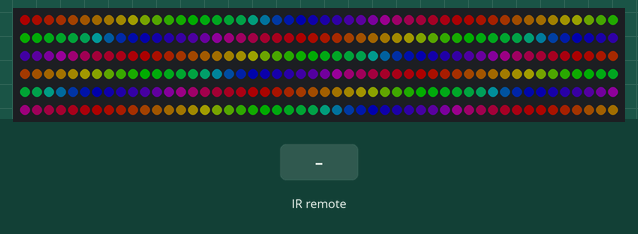
This sketch was run on a simulated Arduino Uno, built with avr-gcc and run on an emulated ATmega328P. Shown: 300 RGB LEDs in strip order, left to right, continuing on the next row. The test bench sets the inputs (shaded band). Dim RGB values are drawn brighter than linear; what the sketch prints to the serial monitor is not drawn.

Above: at 4.2 s.
4.3 s: infrared code 0xFF38C7 received
Timing chart, 0 to 7.3 s (numbered marks = the images above; inputs shaded):
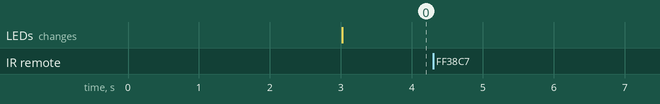

The sketch:

10-5-2023.ino
```cpp
#include <FastLED.h>
#include <IRremote.h>
//#include <ArduinoSTL.h> // Include the ArduinoSTL library
//#include <map>

// Define the IR receiver pin
const int IR_PIN = 2;

// Define the IR receiver object
IRrecv irrecv(IR_PIN);

// Function pointer type for IR functions
typedef void (*IRFunction)();


#define DATA_PIN    5
//#define CLK_PIN   4
#define LED_TYPE    WS2811
#define COLOR_ORDER GRB
#define NUM_LEDS    300
CRGB leds[NUM_LEDS];

#define BRIGHTNESS          50 //don't set over 150: 10,000 mA/300 LED = 33.3 mA -- > < 170 brightness (keep it below 150 for safety): note, setting above 50 will cause color to fade over length of strip

#define FRAMES_PER_SECOND  30

int CURR_BRIGHTNESS   =    15;
String receivedSignal = "";
decode_results results;

void setup() {

  delay(3000); // 3 second delay for recovery

  Serial.begin(9600);
  //Serial.begin(9600);
  //irrecv.enableIRIn();

  // tell FastLED about the LED strip configuration
  FastLED.addLeds<LED_TYPE,DATA_PIN,COLOR_ORDER>(leds, NUM_LEDS).setCorrection(TypicalLEDStrip);
  //FastLED.addLeds<LED_TYPE,DATA_PIN,CLK_PIN,COLOR_ORDER>(leds, NUM_LEDS).setCorrection(TypicalLEDStrip);

  // set master brightness control
  FastLED.setBrightness(BRIGHTNESS);
  rainbow();
  FastLED.show();
  //IRloop();
}

void IRloop() {
  delay(1000);
  Serial.println("starting IR loop");
  //boolean didFind = false;

  irrecv.enableIRIn();

  while (!irrecv.decode(&results)) {

  }
  Serial.println("IR received");
  receivedSignal = String(irrecv.decodedIRData.decodedRawData, HEX);
  //String signal = String(irrecv.decodedIRData.decodedRawData)
  char* hexString = irrecv.decodedIRData.decodedRawData;

  int numSig = 0;
  Serial.println(irrecv.decodedIRData.decodedRawData);
  Serial.println(hexString);
  receivedSignal.toUpperCase(); // Convert to uppercase
  Serial.println(receivedSignal);
  if (receivedSignal.length() == 100) {
    Serial.println(receivedSignal);
    Serial.println("found Signal");
    //doSomething(receivedSignal);
    return;
  }
  doSomething(receivedSignal, numSig);
  Serial.println("no valid signal");


}

uint8_t gHue = 0; // rotating "base color" used by many of the patterns

void doSomething(String receivedSIgnal, int numSig) {
  Serial.println("doing something");
  Serial.println(numSig);
  if (numSig == 3208707840){
    Serial.println("off button");
    delay(3000);
  }

  if (receivedSignal.equals("BF40FF00")) {    //Power button
      if (CURR_BRIGHTNESS == 0) {
        CURR_BRIGHTNESS = BRIGHTNESS;
      }
      else{
        CURR_BRIGHTNESS = 0;
      }
      FastLED.setBrightness(CURR_BRIGHTNESS);
      FastLED.show();
    }

    else if (receivedSignal.equals("A35CFF00")){  //Brightness up
      if (CURR_BRIGHTNESS < BRIGHTNESS-9){
        CURR_BRIGHTNESS += 10;
        FastLED.setBrightness(CURR_BRIGHTNESS);
        FastLED.show();
      }
    }

    else if (receivedSignal.equals("A25DFF00")){  //Brightness down
      if (CURR_BRIGHTNESS > 9){
        CURR_BRIGHTNESS -= 10;
        FastLED.setBrightness(CURR_BRIGHTNESS);
        FastLED.show();
      }
    }

    else if (receivedSignal.equals("E31CFF00")){  //yellow orange
       //warm();
       //FastLED.show();
       Serial.println("hello");
    }
}

void loop() {
  // Check if the IR receiver has received a signal
  //delay(1000);
  //IRloop();
  if (irrecv.decode(&results)){
        Serial.println(results.value);
        switch(results.value){
          case 0xFF38C7: //Keypad button "5"
          Serial.println("press 1");
          }

        switch(results.value){
          case 0xFF18E7: //Keypad button "2"
          Serial.println("press 2");
          }

        irrecv.resume();
    }
  /*


  Serial.println("loop function");
  if (irrecv.decode()) {
    receivedSignal = String(irrecv.decodedIRData.decodedRawData, HEX);
    receivedSignal.toUpperCase(); // Convert to uppercase
    if (receivedSignal.length() == 8) {
      Serial.println(receivedSignal);
    }

    if (receivedSignal.equals("BF40FF00")) {    //Power button
      if (CURR_BRIGHTNESS == 0) {
        CURR_BRIGHTNESS = BRIGHTNESS;
      }
      else{
        CURR_BRIGHTNESS = 0;
      }
      FastLED.setBrightness(CURR_BRIGHTNESS);
      FastLED.show();
    }

    else if (receivedSignal.equals("A35CFF00")){  //Brightness up
      if (CURR_BRIGHTNESS < BRIGHTNESS-9){
        CURR_BRIGHTNESS += 10;
        FastLED.setBrightness(CURR_BRIGHTNESS);
        FastLED.show();
      }
    }

    else if (receivedSignal.equals("A25DFF00")){  //Brightness down
      if (CURR_BRIGHTNESS > 9){
        CURR_BRIGHTNESS -= 10;
        FastLED.setBrightness(CURR_BRIGHTNESS);
        FastLED.show();
      }
    }

    else if (receivedSignal.equals("E31CFF00")){  //yellow orange
       //warm();
       //FastLED.show();
       Serial.println("hello");
    }

    irrecv.resume();

  }

  //rainbow();
  // send the 'leds' array out to the actual LED strip
  //FastLED.show();
  // insert a delay to keep the framerate modest
  //FastLED.delay(1000/FRAMES_PER_SECOND);

  //handleState();
  // do some periodic updates
  EVERY_N_MILLISECONDS( 20 ) { gHue++; } // slowly cycle the "base color" through the rainbow
  */
}

#define ARRAY_SIZE(A) (sizeof(A) / sizeof((A)[0]))


void rainbow() {
  // FastLED's built-in rainbow generator
  fill_rainbow( leds, NUM_LEDS, gHue, 7);
}

void warm() {
  for (int i = 0; i < NUM_LEDS; i++) {
    leds[i] = leds[i] = CRGB(255, 162, 57); // warm
  }
}

void teal() {
  for (int i = 0; i < NUM_LEDS; i++) {
    leds[i] = leds[i] = CRGB(0, 162, 57); // cool teal
  }
}


/*
Power: BF40FF00
Brightness up: A35CFF00
Brightness down: A25DFF00
Red: A758FF00
Green: A659FF00
Blue: BA45FF00
White: BB44FF00
Orange: AB54FF00
Less orange: AF50FF00
yellow orange: E31CFF00
yellow: E718FF00

light green: AA55FF00
light blue: AA55FF00
aqua: E21DFF00
teal: E619FF00

lighter blue: B649FF00
purple: B24DFF00
magenta: E11EFF00
pink: E51AFF00

warm 1: B748FF00
warm 2: B34CFF00
cold 1: E01FFF00
cold 2: E41BFF00

Red up: EB14FF00
red down: EF10FF00
green up: EA15FF00
green down: EE11FF00
blue up: E916FF00
blue down: ED12FF00

quick: E817FF00
slow: EC13FF00
DIY1: F30CFF00
DIY2: F20DFF00
DIY3: F10EFF00
DIY4: F708FF00
DIY5: F609FF00
DIY6: F50AFF00

Auto: F00FFF00
Flash: F40BFF00
Jump3: FB04FF00
Jump7: FA05FF00
Fade3: F906FF00
Fade7: F807FF00

*/
```

Measured:
- after the input at 4.3 s, every drawn part: stays the same
